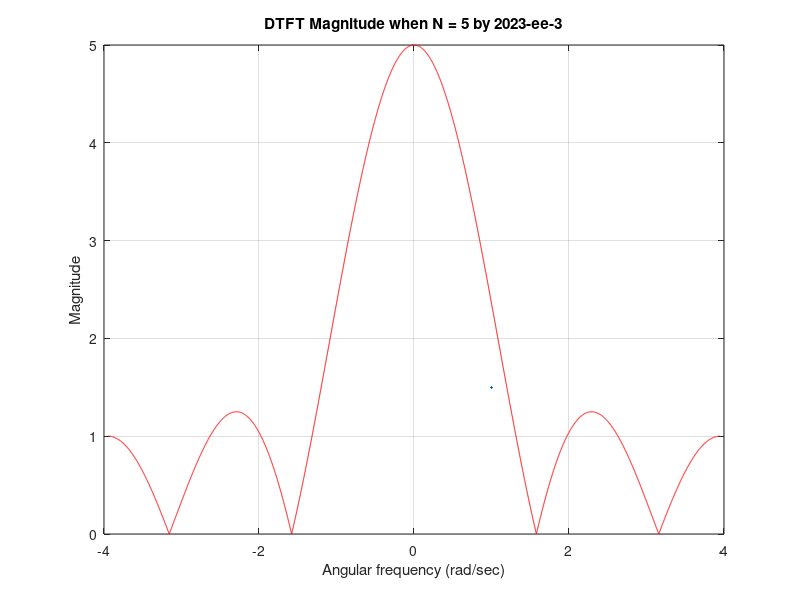
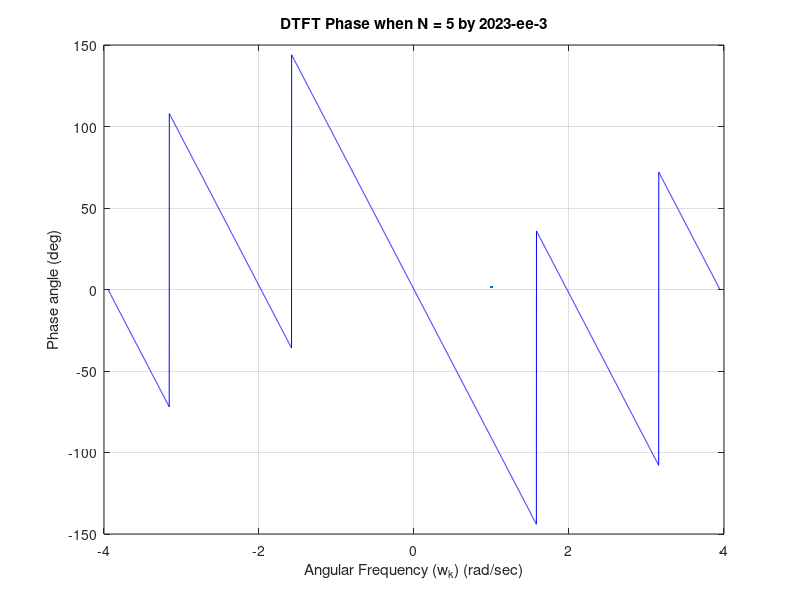

The MATLAB source for these figures, in order:
N = 5; 
u = [1,1,1,1,1]; 
w = -pi:0.001:pi; 
w_k = (2*pi*w)/N; 
Un = 0; 

for n = 0:4  
    Un = Un + u(n+1) * exp(-1j * w * n); 
end 

% First window - Magnitude
figure; 
plot(w_k, abs(Un), 'r', LineWidth=1.5);            
title('DTFT Magnitude when N = 5 by 2023-ee-3'); 
xlabel('Angular frequency (rad/sec)'); 
ylabel('Magnitude'); 
grid on; 

% Second window - Phase
figure; 
plot(w_k, angle(Un) * (180/pi), 'b', LineWidth=1.5);  
title('DTFT Phase when N = 5 by 2023-ee-3'); 
xlabel('Angular Frequency (w_k) (rad/sec)'); 
ylabel('Phase angle (deg)'); 
grid on;  
